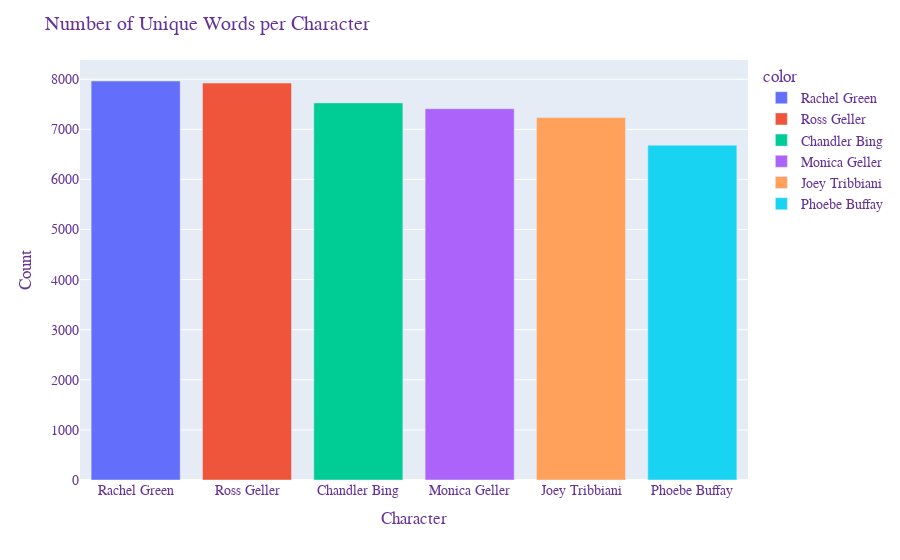

Notebook code for this chart:
### Code cell
#plotting to see it in a graph 
unique_dialogue = main_cast.groupby('character').nunique()['dialogue'].sort_values(ascending=False)
gh.plotly_bar(data = unique_dialogue,
             color = unique_dialogue.index,
             graph_title = 'Number of Unique Words per Character'
             )

### Figure 1 — Plotly figure (JSON) as saved in the notebook; plotly's stock layout.template omitted (floating-point values rounded to 4 significant figures)
{"data": [{"alignmentgroup": "True", "hovertemplate": "character=%{x}<br>value=%{y}<extra></extra>", "legendgroup": "Rachel Green", "marker": {"color": "#636efa", "pattern": {"shape": ""}}, "name": "Rachel Green", "offsetgroup": "Rachel Green", "orientation": "v", "showlegend": true, "textposition": "auto", "type": "bar", "x": ["Rachel Green"], "xaxis": "x", "y": [7965], "yaxis": "y"}, {"alignmentgroup": "True", "hovertemplate": "character=%{x}<br>value=%{y}<extra></extra>", "legendgroup": "Ross Geller", "marker": {"color": "#EF553B", "pattern": {"shape": ""}}, "name": "Ross Geller", "offsetgroup": "Ross Geller", "orientation": "v", "showlegend": true, "textposition": "auto", "type": "bar", "x": ["Ross Geller"], "xaxis": "x", "y": [7923], "yaxis": "y"}, {"alignmentgroup": "True", "hovertemplate": "character=%{x}<br>value=%{y}<extra></extra>", "legendgroup": "Chandler Bing", "marker": {"color": "#00cc96", "pattern": {"shape": ""}}, "name": "Chandler Bing", "offsetgroup": "Chandler Bing", "orientation": "v", "showlegend": true, "textposition": "auto", "type": "bar", "x": ["Chandler Bing"], "xaxis": "x", "y": [7528], "yaxis": "y"}, {"alignmentgroup": "True", "hovertemplate": "character=%{x}<br>value=%{y}<extra></extra>", "legendgroup": "Monica Geller", "marker": {"color": "#ab63fa", "pattern": {"shape": ""}}, "name": "Monica Geller", "offsetgroup": "Monica Geller", "orientation": "v", "showlegend": true, "textposition": "auto", "type": "bar", "x": ["Monica Geller"], "xaxis": "x", "y": [7412], "yaxis": "y"}, {"alignmentgroup": "True", "hovertemplate": "character=%{x}<br>value=%{y}<extra></extra>", "legendgroup": "Joey Tribbiani", "marker": {"color": "#FFA15A", "pattern": {"shape": ""}}, "name": "Joey Tribbiani", "offsetgroup": "Joey Tribbiani", "orientation": "v", "showlegend": true, "textposition": "auto", "type": "bar", "x": ["Joey Tribbiani"], "xaxis": "x", "y": [7235], "yaxis": "y"}, {"alignmentgroup": "True", "hovertemplate": "character=%{x}<br>value=%{y}<extra></extra>", "legendgroup": "Phoebe Buffay", "marker": {"color": "#19d3f3", "pattern": {"shape": ""}}, "name": "Phoebe Buffay", "offsetgroup": "Phoebe Buffay", "orientation": "v", "showlegend": true, "textposition": "auto", "type": "bar", "x": ["Phoebe Buffay"], "xaxis": "x", "y": [6684], "yaxis": "y"}], "layout": {"autosize": true, "barmode": "relative", "font": {"color": "RebeccaPurple", "family": "Times New Roman, monospace", "size": 14}, "legend": {"title": {"text": "color"}, "tracegroupgap": 0}, "margin": {"t": 60}, "title": {"text": "Number of Unique Words per Character"}, "xaxis": {"anchor": "y", "autorange": true, "categoryarray": ["Rachel Green", "Ross Geller", "Chandler Bing", "Monica Geller", "Joey Tribbiani", "Phoebe Buffay"], "categoryorder": "array", "domain": [0, 1], "range": [-0.5, 5.5], "title": {"text": "Character"}, "type": "category"}, "yaxis": {"anchor": "x", "autorange": true, "domain": [0, 1], "range": [0, 8384.0], "title": {"text": "Count"}, "type": "linear"}}}
